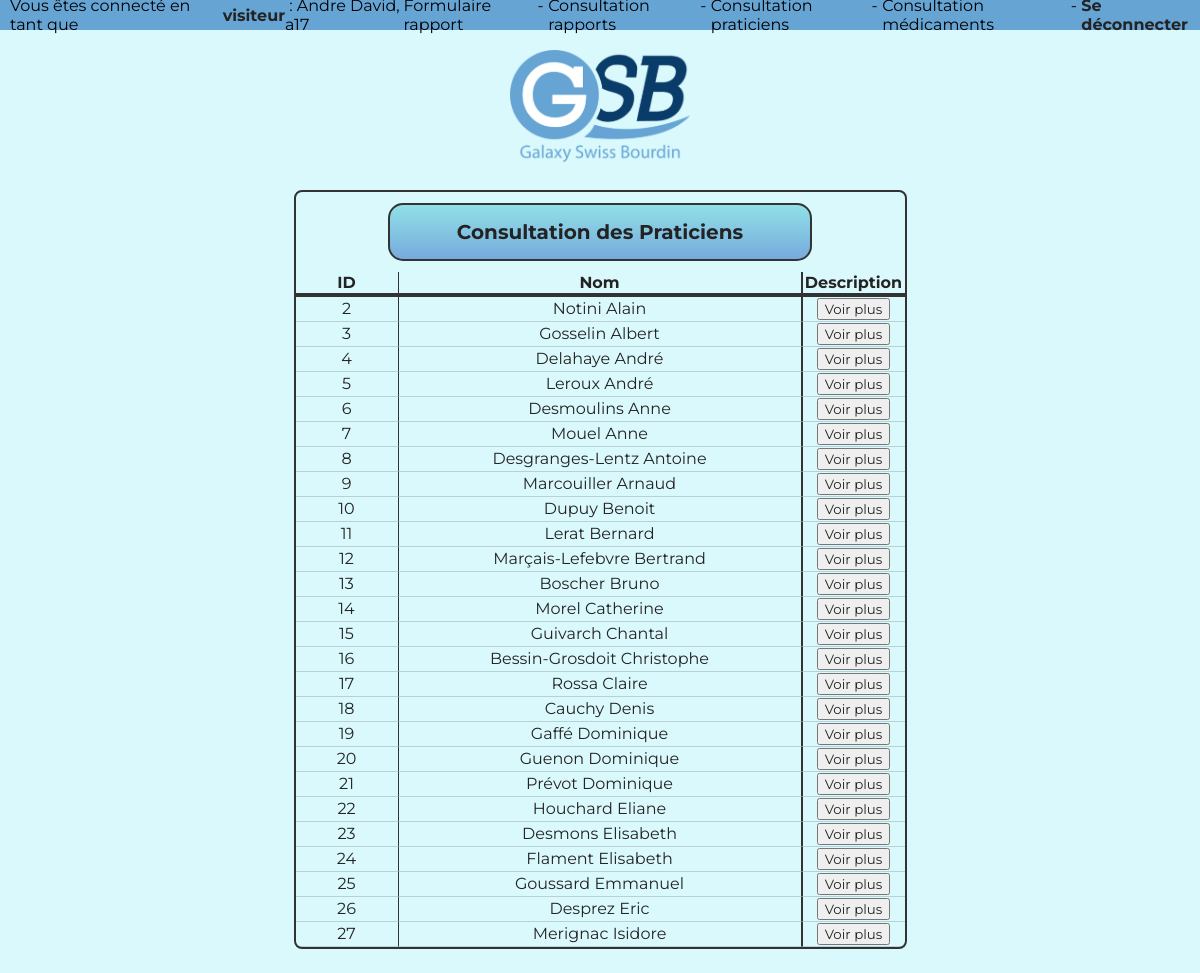
/visiteur/consultPra.php (signed in), run on the app's committed database.
### tables this page shows
CREATE TABLE `praticiens` (
  `praID` int(11) NOT NULL,
  `praNom` text NOT NULL,
  `praPrenom` text NOT NULL,
  `praAdresse` text NOT NULL,
  `praCP` int(11) NOT NULL,
  `praVille` text NOT NULL,
  `praType` varchar(3) NOT NULL
);

### visiteur/consultPra.php (the view, shortened to what this page needs)
<?php
include("../includes/historique.inc.php");
$reqSQLconsultPra = "SELECT * FROM praticiens";
$resBDpra = $connexion->query($reqSQLconsultPra);
$praAll = $resBDpra->fetchAll();
?>
<!DOCTYPE html>
<html lang="fr">
<head>
    <link rel="stylesheet" type="text/css" href="../assets/css/css.css">
</head>
<body>
    <?php
    include("../includes/nav.inc.php");
    ?>
    <?php
    include("../includes/headerGSB.inc.php");
    ?>
    <div class="main">
        <form method="POST">
            <table id="tableConsultPra">
                <thead>
                    <tr>
                        <th colspan="3">
                            <div id="titrePra">Consultation des Praticiens</div>
                        </th>
                    </tr>
                    <tr>
                        <th width="100px" class='BborderR'>ID</th>
                        <th width="400px" class='BborderR'>Nom</th>
                        <th width="100px" class="BborderL">Description</th>
                    </tr>
                </thead>
                <?php
                foreach ($praAll as $occurence) {
                    $praID = $occurence[0];
                    $praNom = $occurence[1];
                    $praPrenom = $occurence[2];
                    echo "
                    <tr>
                        <td class='borderR'>$praID</td>
                        <td class='borderR'>$praNom $praPrenom</td>
                        <td class='borderL'><button formaction='morePra.php' name='nomPra' value='$praID'>Voir plus</button></td>
                    </tr>
                ";
                }
                ?>
            </table>
        </form>
    </div>
</body>
</html>

### assets/css/css.css (style rules this page uses)
* { font-family: "Montserrat", Georgia, "Times New Roman", Times, serif; margin: 0px; color: #242323; text-decoration: none; }
* { scrollbar-width: none; }
body { background-color: #daf9fc; }
#titrePra { border: 2px solid #333; border-radius: 15px; background: linear-gradient(#90e0e7, #77aadd); padding: 15px 10px 15px 10px; width: 400px; text-align: center; font-size: 20px; margin: 10px; margin-left: auto; margin-right: auto; }
#tableConsultPra { border: 2px solid #333; border-spacing: 0px; border-radius: 8px; text-align: center; margin-top: 2%; margin-bottom: 2%; margin-left: auto; margin-right: auto; max-width: 99%; }
.BborderR { border-right: 1px solid #333; border-bottom: 4px solid #333; }
.BborderL { border-left: 1px solid #333; border-bottom: 4px solid #333; }
.borderR { border-right: 1px solid #333; border-bottom: 1px solid rgba(51, 51, 51, 0.2); }
.borderL { border-left: 1px solid #333; border-bottom: 1px solid rgba(51, 51, 51, 0.2); }

### data on the page
praticiens: praID "2", praNom "Notini", praPrenom "Alain"
praticiens: praID "3", praNom "Gosselin", praPrenom "Albert"
praticiens: praID "4", praNom "Delahaye", praPrenom "André"
praticiens: praID "5", praNom "Leroux", praPrenom "André"
praticiens: praID "6", praNom "Desmoulins", praPrenom "Anne"
praticiens: praID "7", praNom "Mouel", praPrenom "Anne"
praticiens: praID "8", praNom "Desgranges-Lentz", praPrenom "Antoine"
praticiens: praID "9", praNom "Marcouiller", praPrenom "Arnaud"
praticiens: praID "10", praNom "Dupuy", praPrenom "Benoit"
praticiens: praID "11", praNom "Lerat", praPrenom "Bernard"
praticiens: praID "12", praNom "Marçais-Lefebvre", praPrenom "Bertrand"
praticiens: praID "13", praNom "Boscher", praPrenom "Bruno"
praticiens: praID "14", praNom "Morel", praPrenom "Catherine"
praticiens: praID "15", praNom "Guivarch", praPrenom "Chantal"
praticiens: praID "16", praNom "Bessin-Grosdoit", praPrenom "Christophe"
praticiens: praID "17", praNom "Rossa", praPrenom "Claire"
praticiens: praID "18", praNom "Cauchy", praPrenom "Denis"
praticiens: praID "19", praNom "Gaffé", praPrenom "Dominique"
praticiens: praID "20", praNom "Guenon", praPrenom "Dominique"
praticiens: praID "21", praNom "Prévot", praPrenom "Dominique"
praticiens: praID "22", praNom "Houchard", praPrenom "Eliane"
praticiens: praID "23", praNom "Desmons", praPrenom "Elisabeth"
praticiens: praID "24", praNom "Flament", praPrenom "Elisabeth"
praticiens: praID "25", praNom "Goussard", praPrenom "Emmanuel"
praticiens: praID "26", praNom "Desprez", praPrenom "Eric"
praticiens: praID "27", praNom "Merignac", praPrenom "Isidore"

### other printed values
$NIVnom "visiteur"
$IDuser "a17"
